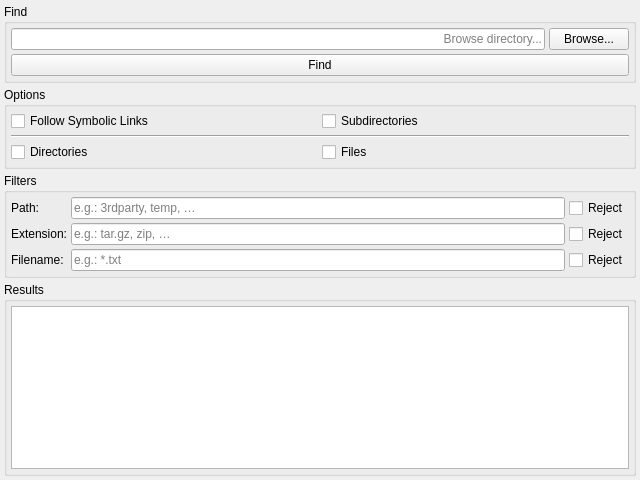
<?xml version="1.0" encoding="UTF-8"?>
<ui version="4.0">
 <class>WFind</class>
 <widget class="QWidget" name="WFind">
  <property name="geometry">
   <rect>
    <x>0</x>
    <y>0</y>
    <width>640</width>
    <height>480</height>
   </rect>
  </property>
  <property name="windowTitle">
   <string>WFind</string>
  </property>
  <layout class="QVBoxLayout" name="verticalLayout_2">
   <property name="spacing">
    <number>4</number>
   </property>
   <property name="leftMargin">
    <number>4</number>
   </property>
   <property name="topMargin">
    <number>4</number>
   </property>
   <property name="rightMargin">
    <number>4</number>
   </property>
   <property name="bottomMargin">
    <number>4</number>
   </property>
   <item>
    <widget class="QGroupBox" name="groupBox">
     <property name="title">
      <string>Find</string>
     </property>
     <layout class="QGridLayout" name="gridLayout">
      <property name="leftMargin">
       <number>4</number>
      </property>
      <property name="topMargin">
       <number>4</number>
      </property>
      <property name="rightMargin">
       <number>4</number>
      </property>
      <property name="bottomMargin">
       <number>4</number>
      </property>
      <property name="spacing">
       <number>4</number>
      </property>
      <item row="0" column="0">
       <widget class="QLineEdit" name="dirEdit">
        <property name="alignment">
         <set>Qt::AlignRight|Qt::AlignTrailing|Qt::AlignVCenter</set>
        </property>
        <property name="readOnly">
         <bool>true</bool>
        </property>
        <property name="placeholderText">
         <string>Browse directory...</string>
        </property>
       </widget>
      </item>
      <item row="0" column="1">
       <widget class="QPushButton" name="browseButton">
        <property name="text">
         <string>Browse...</string>
        </property>
       </widget>
      </item>
      <item row="1" column="0" colspan="2">
       <widget class="QPushButton" name="findButton">
        <property name="text">
         <string>Find</string>
        </property>
       </widget>
      </item>
     </layout>
    </widget>
   </item>
   <item>
    <widget class="QGroupBox" name="groupBox_2">
     <property name="title">
      <string>Options</string>
     </property>
     <layout class="QGridLayout" name="gridLayout_2">
      <property name="leftMargin">
       <number>4</number>
      </property>
      <property name="topMargin">
       <number>4</number>
      </property>
      <property name="rightMargin">
       <number>4</number>
      </property>
      <property name="bottomMargin">
       <number>4</number>
      </property>
      <property name="spacing">
       <number>4</number>
      </property>
      <item row="0" column="0">
       <widget class="QCheckBox" name="followSymLinkCheck">
        <property name="text">
         <string>Follow Symbolic Links</string>
        </property>
       </widget>
      </item>
      <item row="0" column="1">
       <widget class="QCheckBox" name="subDirsCheck">
        <property name="text">
         <string>Subdirectories</string>
        </property>
       </widget>
      </item>
      <item row="1" column="0" colspan="2">
       <widget class="Line" name="line">
        <property name="orientation">
         <enum>Qt::Horizontal</enum>
        </property>
       </widget>
      </item>
      <item row="2" column="0">
       <widget class="QCheckBox" name="dirsCheck">
        <property name="text">
         <string>Directories</string>
        </property>
       </widget>
      </item>
      <item row="2" column="1">
       <widget class="QCheckBox" name="filesCheck">
        <property name="text">
         <string>Files</string>
        </property>
       </widget>
      </item>
     </layout>
    </widget>
   </item>
   <item>
    <widget class="QGroupBox" name="groupBox_4">
     <property name="title">
      <string>Filters</string>
     </property>
     <layout class="QGridLayout" name="gridLayout_3">
      <property name="leftMargin">
       <number>4</number>
      </property>
      <property name="topMargin">
       <number>4</number>
      </property>
      <property name="rightMargin">
       <number>4</number>
      </property>
      <property name="bottomMargin">
       <number>4</number>
      </property>
      <property name="spacing">
       <number>4</number>
      </property>
      <item row="0" column="0">
       <widget class="QLabel" name="label_2">
        <property name="text">
         <string>Path:</string>
        </property>
       </widget>
      </item>
      <item row="0" column="1">
       <widget class="QLineEdit" name="pathFilterEdit">
        <property name="placeholderText">
         <string>e.g.: 3rdparty, temp, …</string>
        </property>
        <property name="clearButtonEnabled">
         <bool>true</bool>
        </property>
       </widget>
      </item>
      <item row="0" column="2">
       <widget class="QCheckBox" name="pathRejectCheck">
        <property name="text">
         <string>Reject</string>
        </property>
       </widget>
      </item>
      <item row="1" column="0">
       <widget class="QLabel" name="label">
        <property name="text">
         <string>Extension:</string>
        </property>
       </widget>
      </item>
      <item row="1" column="1">
       <widget class="QLineEdit" name="extensionFilterEdit">
        <property name="placeholderText">
         <string>e.g.: tar.gz, zip, …</string>
        </property>
        <property name="clearButtonEnabled">
         <bool>true</bool>
        </property>
       </widget>
      </item>
      <item row="1" column="2">
       <widget class="QCheckBox" name="extensionRejectCheck">
        <property name="text">
         <string>Reject</string>
        </property>
       </widget>
      </item>
      <item row="2" column="0">
       <widget class="QLabel" name="label_3">
        <property name="text">
         <string>Filename:</string>
        </property>
       </widget>
      </item>
      <item row="2" column="1">
       <widget class="QLineEdit" name="filenameFilterEdit">
        <property name="placeholderText">
         <string>e.g.: *.txt</string>
        </property>
       </widget>
      </item>
      <item row="2" column="2">
       <widget class="QCheckBox" name="filenameRejectCheck">
        <property name="text">
         <string>Reject</string>
        </property>
       </widget>
      </item>
     </layout>
    </widget>
   </item>
   <item>
    <widget class="QGroupBox" name="groupBox_3">
     <property name="title">
      <string>Results</string>
     </property>
     <layout class="QVBoxLayout" name="verticalLayout">
      <property name="spacing">
       <number>4</number>
      </property>
      <property name="leftMargin">
       <number>4</number>
      </property>
      <property name="topMargin">
       <number>4</number>
      </property>
      <property name="rightMargin">
       <number>4</number>
      </property>
      <property name="bottomMargin">
       <number>4</number>
      </property>
      <item>
       <widget class="QListView" name="resultsView">
        <property name="editTriggers">
         <set>QAbstractItemView::NoEditTriggers</set>
        </property>
        <property name="alternatingRowColors">
         <bool>true</bool>
        </property>
       </widget>
      </item>
     </layout>
    </widget>
   </item>
  </layout>
 </widget>
 <tabstops>
  <tabstop>dirEdit</tabstop>
  <tabstop>browseButton</tabstop>
  <tabstop>findButton</tabstop>
  <tabstop>followSymLinkCheck</tabstop>
  <tabstop>subDirsCheck</tabstop>
  <tabstop>dirsCheck</tabstop>
  <tabstop>filesCheck</tabstop>
  <tabstop>pathFilterEdit</tabstop>
  <tabstop>pathRejectCheck</tabstop>
  <tabstop>extensionFilterEdit</tabstop>
  <tabstop>extensionRejectCheck</tabstop>
  <tabstop>filenameFilterEdit</tabstop>
  <tabstop>filenameRejectCheck</tabstop>
  <tabstop>resultsView</tabstop>
 </tabstops>
 <resources/>
 <connections/>
</ui>
